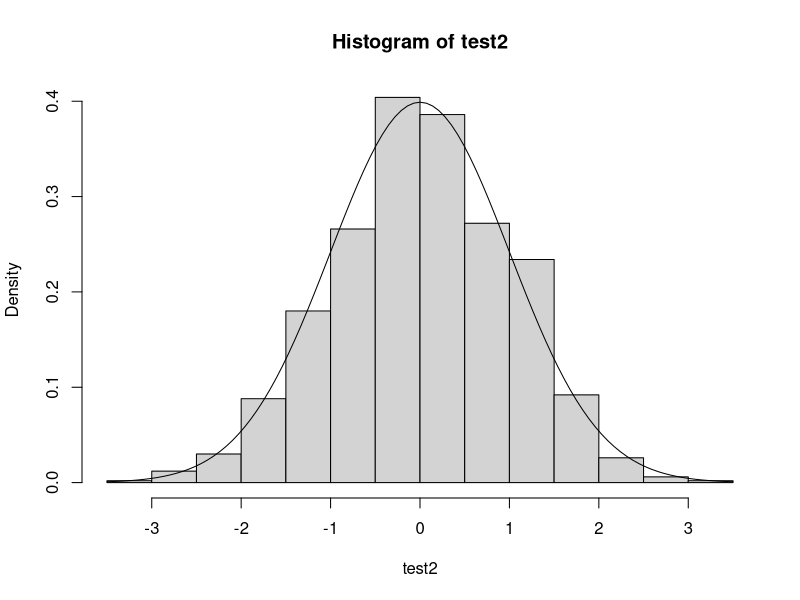

Here is the R script that generated this plot:
##################################################################
# Generating Normal RV using Polar Method
#
# Will Daewook Kwon - will.dw.kwon@gmail.com
##################################################################
set.seed(20140411);rm(list=ls())


#### A Function for Generating R^2 values from U1 and U2
Rsquared<-function(n){
result<-list()
	for(i in 1:1e+8){
	U1<-runif(1);U2<-runif(1)
	V1<-2*U1-1;V2<-2*U2-1
	R<-V1^2+V2^2
	if(R<=1) {result[[i]]<-c(R,V1,V2)}
		else {result[[i]]<-NA}
	if(length(result[!is.na(result)])==n) {break}
}
result[!is.na(result)]
}

#### A Function for Generating Normal r.v's 
polarnormal<-function(n){
C<-Rsquared(ceiling(n/2));matrix<-matrix(0,2,ceiling(n/2))
	for(i in 1:ceiling(n/2)){
	x<-sqrt(-2*log(C[[i]][1]))*(C[[i]][2]/sqrt(C[[i]][1]))
	y<-sqrt(-2*log(C[[i]][1]))*(C[[i]][3]/sqrt(C[[i]][1]))
	matrix[,i]<-c(x,y)
	}
polarnormal<-as.vector(matrix)[1:n]
return(polarnormal)
}

#### Testing the Result
test1<-polarnormal(50);test1
test2<-polarnormal(1000)
hist(test2,freq=F); curve(dnorm,add=T)